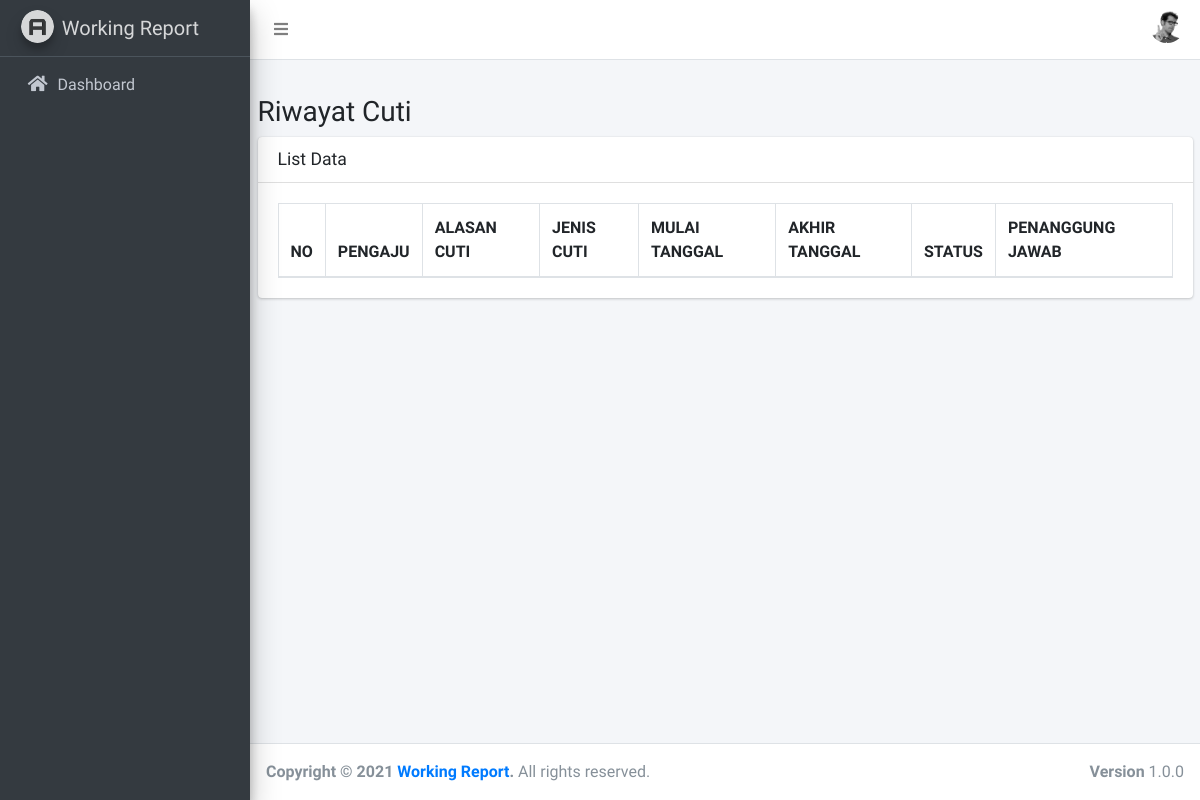
The app's page /index.php/cuti/riwayat, older data.
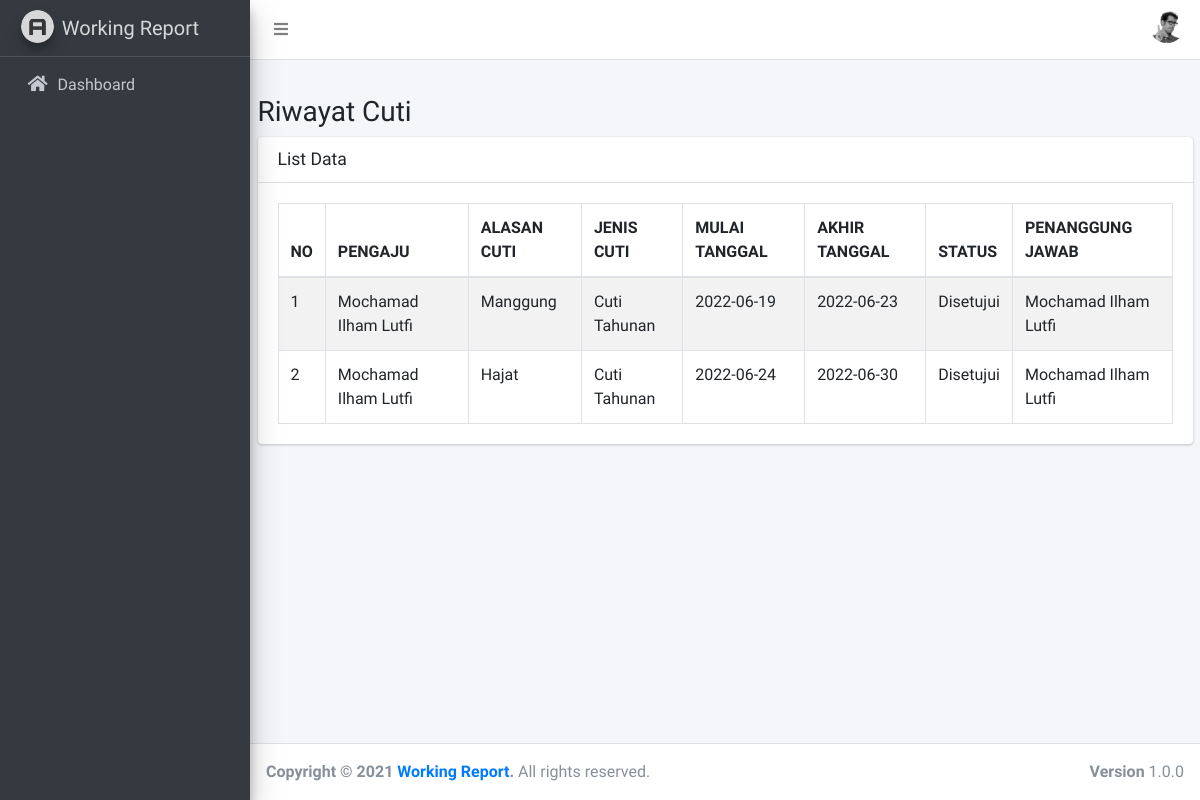
The same page, newer data.
### tables this page shows
CREATE TABLE `leave` (
  `id` int(11) NOT NULL,
  `user_id` int(11) DEFAULT NULL,
  `reason` text DEFAULT NULL,
  `jenis_cuti_id` int(11) DEFAULT NULL,
  `start_date` date DEFAULT NULL,
  `end_date` date DEFAULT NULL,
  `status` int(11) DEFAULT NULL,
  `responsible` int(11) DEFAULT NULL,
  `created_date` datetime DEFAULT NULL
);

CREATE TABLE `personal_data` (
  `id` int(11) NOT NULL,
  `user_id` int(11) DEFAULT NULL,
  `nik` varchar(20) DEFAULT NULL,
  `name` varchar(50) DEFAULT NULL,
  `birth_place` varchar(50) DEFAULT NULL,
  `birth_date` date DEFAULT NULL,
  `address` text DEFAULT NULL,
  `married_date` date DEFAULT NULL
);

CREATE TABLE `jenis_cuti` (
  `id` int(11) NOT NULL,
  `nama_cuti` varchar(255) DEFAULT NULL
);

### application/controllers/Cuti.php (called while the page is built, shortened)
<?php
class Cuti extends CI_Controller
{
    function __construct(){
		$this->load->model('M_cuti');
		$this->load->model('M_user');
		$this->load->library('form_validation');
	}
	public function riwayat()
    {
		$data['listcuti'] = $this->M_cuti->getAllRiwayatCuti();
        $data['content'] = 'cuti/v_riwayat_cuti';
        $this->load->view('v_template',$data);
    }
}

### index.php (called while the page is built, shortened)
<?php
require_once BASEPATH.'core/CodeIgniter.php';

### application/models/M_cuti.php (called while the page is built, shortened)
<?php
	class M_cuti extends CI_Model {
        private $_table = 'leave';
        private $_table3 = 'personal_data';
        private $_table4 = 'jenis_cuti';
        public function getAllRiwayatCuti(){
            $this->db->select('leave.*, b.name, c.name pengaju, e.name responsible, d.nama_cuti');
            $this->db->from($this->_table);
            $this->db->join($this->_table3. " b", 'b.user_id = leave.user_id');
            $this->db->join($this->_table3. " c", 'c.user_id = leave.user_id');
            $this->db->join($this->_table4. " d", 'd.id = leave.jenis_cuti_id');
            $this->db->join($this->_table3. " e", 'e.user_id = leave.responsible');
            $query = $this->db->get();
            return $query;
        }
	}
?>

### application/views/cuti/v_riwayat_cuti.php (the view, shortened to what this page needs)
<div class="col-sm-12">
    <div class="thumbnail">
        <div class="caption">
            <h3>
                Riwayat Cuti
            </h3>
        </div>
        <div class="card">
            <div class="card-header">
                <h3 class="card-title">List Data</h3>
            </div>
            <div class="card-body">
                <table id="example1" class="table table-bordered table-striped">
                    <thead>
                        <tr>
                            <th>NO</th>
                            <th>PENGAJU</th>
                            <th>ALASAN CUTI</th>
                            <th>JENIS CUTI</th>
                            <th>MULAI TANGGAL</th>
                            <th>AKHIR TANGGAL</th>
                            <th>STATUS</th>
                            <th>PENANGGUNG JAWAB</th>
                        </tr>
                    </thead>
                    <tbody>
                        <?php
                            $no = 1;
                            foreach($listcuti->result() as $rowcuti){
                        ?>
                            <tr>
                                <td><?=$no?></td>
                                <td><?=$rowcuti->pengaju;?></td>
                                <td><?=$rowcuti->reason;?></td>
                                <td><?=$rowcuti->nama_cuti;?></td>
                                <td><?=$rowcuti->start_date;?></td>
                                <td><?=$rowcuti->end_date;?></td>
                                <td><?php
                                if($rowcuti->status == "1" ){
                                    echo "Menunggu Persetujuan";
                                }elseif($rowcuti->status == "2" ){
                                    echo "Disetujui";
                                }else{
                                    echo "Ditolak";
                                }
                                ?></td>
                                <td><?=$rowcuti->responsible;?></td>
                            </tr>
                        <?php
                                $no++;
                            }
                        ?>
                </table>
            </div>
        </div>
    </div>
</div>

### application/views/v_template.php (shortened to what this page needs)
<!DOCTYPE html>
<html lang="en">
  <head>
    <link rel="stylesheet" href="<?=base_url('assets');?>/vendor/css/style.css">
    <link rel="stylesheet" href="<?=base_url('assets');?>/vendor/AdminLTE-3.0.5/plugins/fontawesome-free/css/all.min.css">
    <link rel="stylesheet" href="https://code.ionicframework.com/ionicons/2.0.1/css/ionicons.min.css">
    <link rel="stylesheet" href="<?=base_url('assets');?>/vendor/AdminLTE-3.0.5/plugins/daterangepicker/daterangepicker.css">
    <link rel="stylesheet" href="<?=base_url('assets');?>/vendor/AdminLTE-3.0.5/plugins/icheck-bootstrap/icheck-bootstrap.min.css">
    <link rel="stylesheet" href="<?=base_url('assets');?>/vendor/AdminLTE-3.0.5/plugins/tempusdominus-bootstrap-4/css/tempusdominus-bootstrap-4.min.css">
    <link rel="stylesheet" href="<?=base_url('assets');?>/vendor/AdminLTE-3.0.5/plugins/select2/css/select2.min.css">
    <link rel="stylesheet" href="<?=base_url('assets');?>/vendor/AdminLTE-3.0.5/plugins/select2-bootstrap4-theme/select2-bootstrap4.min.css">
    <link rel="stylesheet" href="<?=base_url('assets');?>/vendor/AdminLTE-3.0.5/plugins/bootstrap4-duallistbox/bootstrap-duallistbox.min.css">
    <link rel="stylesheet" href="<?=base_url('assets');?>/vendor/AdminLTE-3.0.5/plugins/overlayScrollbars/css/OverlayScrollbars.min.css">
    <link rel="stylesheet" href="https://code.ionicframework.com/ionicons/2.0.1/css/ionicons.min.css">
    <link rel="stylesheet" href="<?=base_url('assets');?>/vendor/AdminLTE-3.0.5/plugins/datatables-bs4/css/dataTables.bootstrap4.min.css">
    <link rel="stylesheet" href="<?=base_url('assets');?>/vendor/AdminLTE-3.0.5/plugins/datatables-responsive/css/responsive.bootstrap4.min.css">
    <link rel="stylesheet" href="<?=base_url('assets');?>/vendor/AdminLTE-3.0.5/dist/css/adminlte.min.css">
  </head>
  <body class="hold-transition sidebar-mini layout-fixed layout-navbar-fixed layout-footer-fixed">
    <div class="wrapper">
      <nav class="main-header navbar navbar-expand navbar-white navbar-light" style="max-height: 60px;">
        <ul class="navbar-nav mr-auto">
          <li class="nav-item">
            <a class="nav-link" data-widget="pushmenu" href="#" user="button"><i class="fas fa-bars"></i></a>
          </li>
        </ul>
        <span class="navbar-text" style="padding-right: .5rem; padding-top: 10px; padding-bottom: 0px; ">
        <div class="user-panel mt-3 pb-3 mb-3 d-flex " style="overflow: inherit; ">
        <div class="info">
        </div>
        <div class="image">
        <div class="dropdown">
        <img src="<?=base_url('assets');?>/vendor/AdminLTE-3.0.5/dist/img/user2-160x160.jpg" class="img-circle " alt="User Image" id="dropdownMenuButton" data-toggle="dropdown" aria-pressed="true">
        </span>
      </nav>
      <aside class="main-sidebar sidebar-dark-primary elevation-4">
        <a href="<?=base_url();?>/dashboard" class="brand-link">
          <img src="<?=base_url('assets');?>/vendor/AdminLTE-3.0.5/dist/img/AdminLTELogo.png" alt="AdminLTE Logo" class="brand-image img-circle elevation-3"
              style="opacity: .8">
          <span class="brand-text font-weight-light">Working Report</span>
        </a>
        <div class="sidebar">
          <nav class="mt-2">
            <ul class="nav nav-pills nav-sidebar flex-column" data-widget="treeview" user="menu" data-accordion="false">
              <li class="nav-item">
                <a href="<?=base_url();?>dashboard" class="nav-link">
                  <i class="nav-icon fa fa-home"></i>
                  <p>
                    Dashboard
                  </p>
                </a>
              </li>
            </ul>
          </nav>
        </div>
      </aside>
      <div class="content-wrapper">
        <div class="content-header">
        </div>
        <?php
            $this->load->view($content)
          ?>
      </div>
      <footer class="main-footer">
        <strong>Copyright &copy; 2021 <a href="http://adminlte.io">Working Report</a>.</strong>
        All rights reserved.
        <div class="float-right d-none d-sm-inline-block">
          <b>Version</b> 1.0.0
        </div>
      </footer>
    </div>
  </body>
</html>

Row changes from the older to the newer data that the page shows:
added leave: personal_data.name "Mochamad Ilham Lutfi", reason "Manggung", jenis_cuti.nama_cuti "Cuti Tahunan", start_date "2022-06-19", end_date "2022-06-23", status "Disetujui"
added leave: personal_data.name "Mochamad Ilham Lutfi", reason "Hajat", jenis_cuti.nama_cuti "Cuti Tahunan", start_date "2022-06-24", end_date "2022-06-30", status "Disetujui"
